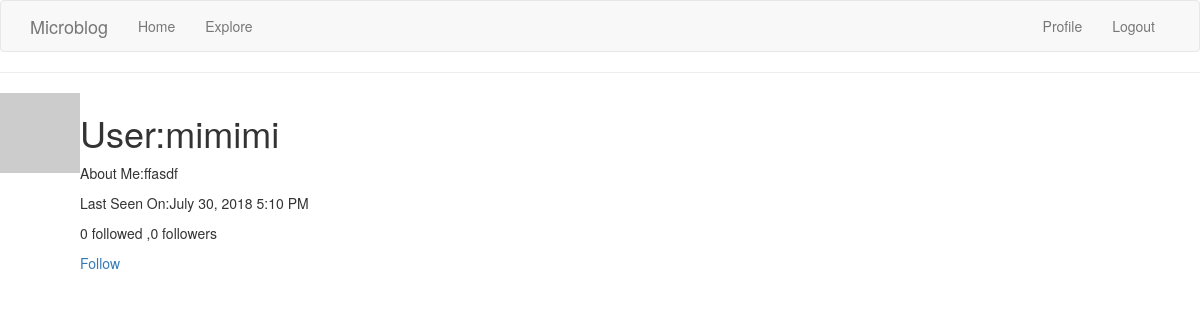
Screenshot of /user/mimimi (signed in) with the database file from the repository.
### app/models.py (models this page shows, shortened)
class User(db.Model, UserMixin):
    def avatar(self, size):
        digest = md5(self.email.lower().encode('utf-8')).hexdigest()
        return 'https://www.gravatar.com/avatar/{}?d=identicon&s={}'.format(digest, size)
    __tablename__ = 'user'
    id = db.Column(db.Integer, primary_key=True)
    name = db.Column(db.String(64), index=True, unique=True)
    email = db.Column(db.String(120), index=True, unique=True)
    password_hash = db.Column(db.String(128))
    about_me = db.Column(db.String(140))
    last_seen = db.Column(db.DateTime, default=datetime.utcnow)
    posts = db.relationship('Post', backref='author', lazy='dynamic',
                            primaryjoin=(Post.user_id == id)
                            )
    followed = db.relationship('User', secondary=followers,
                               primaryjoin=(followers.c.follower_id == id),
                               secondaryjoin=(followers.c.followed_id == id),
                               backref=db.backref('followers', lazy='dynamic'), lazy='dynamic'
                               )
    def is_following(self, user):
        return self.followed.filter(followers.c.followed_id == user.id).count() > 0

### app/views.py (the view)
@app.route('/user/<name>')
@login_required
def user(name):
    user = User.query.filter_by(name=name).first_or_404()
    posts = [
        {'author': user, 'body': 'Test post #1'},
        {'author': user, 'body': 'Test post #1'}
    ]
    return render_template('user.html', user=user, post=posts)

### app/models.py (called while the page is built)
@login.user_loader
def load_user(id):
    return User.query.get(int(id))

### app/views.py (called while the page is built)
@app.before_request
def before_request():
    if current_user.is_authenticated:
        current_user.last_seen = datetime.utcnow()
        db.session.commit()
    g.locale = str(get_locale())

### app/templates/user.html (shortened to what this page needs)
{% extends "base.html"%}
{% block content %}
<table>
    <tr valign='top'>
        <td><img src="{{user.avatar(128)}}" alt=""></td>
        <td>
            <h1>User:{{user.name}}</h1>
            {% if user.about_me %}
            <p>About Me:{{user.about_me}}</p>
            {% endif %}
            {% if user.last_seen %}
            <p>Last Seen On:{{ moment(user.last_seen).format('LLL') }}</p>
            {% endif %}
            <p>{{ user.followed.count() }} followed ,{{ user.followers.count() }} followers</p>
            {% if user == current_user %}
            <p><a href="{{ url_for('edit_profile') }}">Edit your profile</a></p>
            {% elif not current_user.is_following(user) %}
            <p><a href="{{ url_for('follow', username=user.username) }}">Follow</a></p>
            {% else %}
            <p><a href="{{ url_for('unfollow', username=user.username) }}">Unfollow</a></p>
            {% endif %}
        </td>
    </tr>
    <hr>
</table>
{% endblock %}

### rows the page displays
User: name "mimimi", about_me "ffasdf", last_seen "July 30, 2018 5:10 PM"

### other values shown
{{ user.followed.count() }} "0"
{{ user.followers.count() }} "0"
